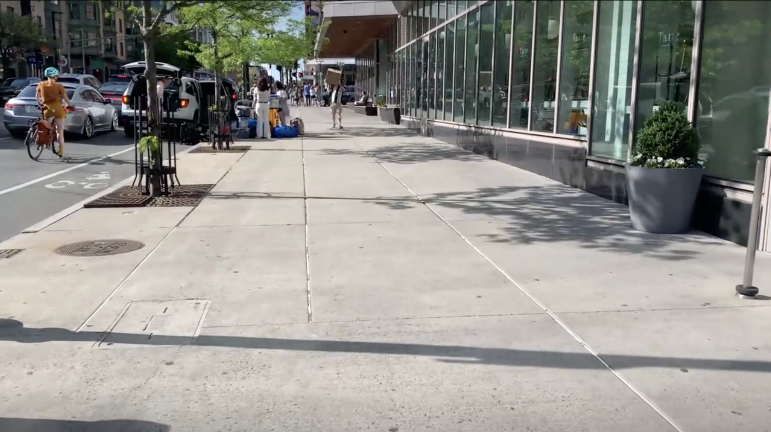
#> input picture massave.png, 1542 x 864 px, given in place of IMG_5543.jpeg, which was not available (shown at 1/2 size)
$ jupyter execute --allow-errors components.ipynb   (shell and % lines are left out)   (older library calls are emulated)   (text cells are left out)
#> lines starting #> are read from the running program, lines starting #| are printed output that depends on the picture; after the words box and inside, x2 and y2 are one past the last pixel; in counts of white or black regions, pixels touching at a corner belong together; pictures that were not available may be replaced by others from this repository, and a replacement may not be noted
[cell 1]
# only need to run this once
# conda activate /media/data_16T/chloe/sidewalkai/.conda

[cell 2]
from transformers import Mask2FormerImageProcessor, Mask2FormerForUniversalSegmentation, AutoImageProcessor

CONFIG = "facebook/mask2former-swin-large-cityscapes-semantic"
#> (the rest of this cell did not finish here and is left out)

[cell 3]
import torch
from PIL import Image
import numpy as np
import matplotlib.pyplot as plt
image = Image.open("/media/data_16T/chloe/try/IMG_5543.jpeg").convert("RGB")

#> (the rest of this cell did not finish here and is left out)

#> (a cell that did not finish here is left out)

#> (a cell that did not finish here is left out)

[cell 6]
import numpy as np
import matplotlib.pyplot as plt
import cv2

sidewalktocolor = {0: (0, 0, 0), 1: (244, 35, 232)}

# Create a new array where only pixels with number 1 have the color, and others are black
#> (the rest of this cell did not finish here and is left out)

[cell 7]
import cv2 as cv2
import numpy as np
import matplotlib.pyplot as plt

[cell 8]
image = cv2.imread('/media/data_16T/chloe/sidewalkai/visualized_mapp.png', 0)
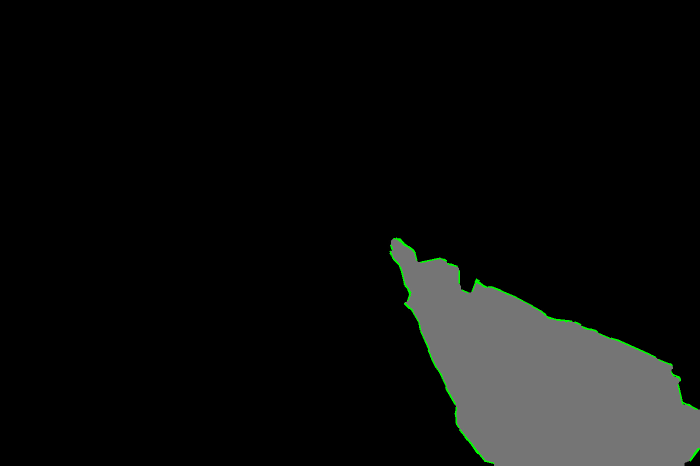
#> input picture detecteLines.png, 1400 x 931 px, given in place of visualized_mapp.png, which was not available (shown at 1/2 size)
#> image: shape (931, 1400); min 0, max 149, mean 13.8
image.shape
#> Out = (931, 1400)

[cell 9]
image = cv2.imread('/media/data_16T/chloe/sidewalkai/visualized_mapp.png', 0)
image_rgb = cv2.cvtColor(image, cv2.COLOR_GRAY2RGB)

num_labels, labels, stats, centroids = cv2.connectedComponentsWithStats(image, connectivity=4)
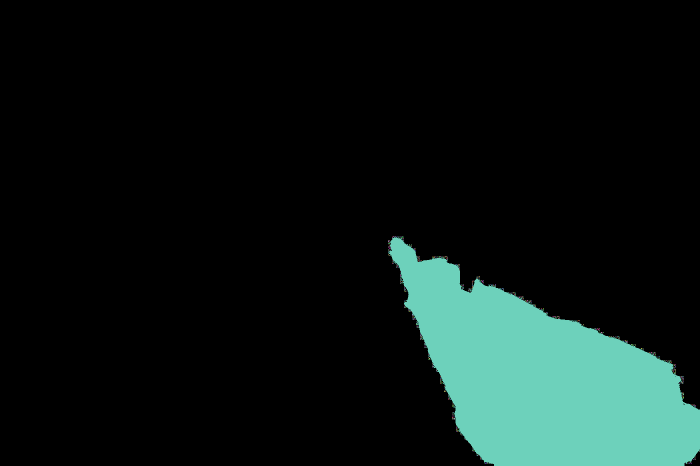
#> labels: shape (931, 1400) int32 (shown at 1/2 size); 714 distinct labels, from 0 to 713; one colour per label, 0 black
#> num_labels = 714; stats = 714 rows, first 6: [0, 0, 1400, 931, 1148929], [784, 472, 1, 1, 1], [786, 472, 1, 2, 2], [788, 472, 1, 1, 1], [790, 472, 1, 1, 1], [794, 472, 1, 1, 1]; centroids = 714 pairs, first value 647.4 to 1399, second value 425.8 to 927

# Create a blank image to draw the labeled components
output = np.zeros_like(image_rgb, dtype=np.uint8)

# Generate a unique color for each component
colors = np.random.randint(0, 255, size=(num_labels, 3), dtype=np.uint8)
#> colors = 714 rows, first 8: [172, 10, 127], [140, 47, 170], [196, 151, 117], [166, 22, 183], [192, 204, 33], [216, 67, 179], [78, 154, 251], [82, 162, 219]

# Assign colors to the labeled components
for label in range(1, num_labels):
    mask = labels == label
    output[mask] = colors[label]
#> this loop made 713 passes
#> pass 1, `mask = labels == label`:
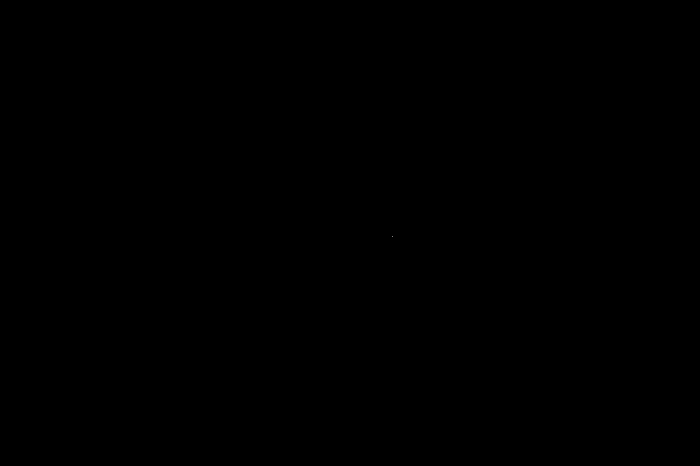
#> mask: shape (931, 1400) bool (shown at 1/2 size); 0% white in thin lines or dots, all inside (x1, y1, x2, y2) = (784, 472, 785, 473)
#> after the loop:
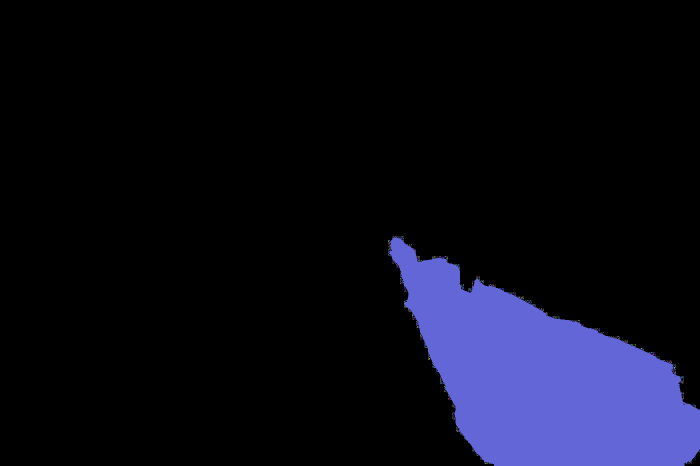
#> output: shape (931, 1400, 3) (shown at 1/2 size); mean of channels 0, 1, 2 25.3, 12.1, 11.6; drawn as B, G, R


output_rgb = cv2.cvtColor(output, cv2.COLOR_BGR2RGB)

# Display the labeled components using matplotlib
plt.imshow(output_rgb)
plt.axis('off')
plt.show()

[cell 10]
max_label, max_size = max([(i, stats[i, cv2.CC_STAT_AREA]) for i in range(1, num_labels)], key=lambda x: x[1])
#> max_label = 15; max_size = 153412
new_visualized_map = np.zeros_like(image, dtype=np.uint8)
new_visualized_map[labels == max_label] = image[labels == max_label]
largest_component = cv2.cvtColor(new_visualized_map, cv2.COLOR_BGR2RGB)
plt.savefig("largest_component.png", bbox_inches='tight', pad_inches=0)

# Display the labeled components using matplotlib
plt.imshow(largest_component)
plt.axis('off')
plt.show()

[cell 11]
largest_component.shape
#> Out = (931, 1400, 3)

[cell 12]
import cv2
import torch
from skimage.feature import canny
from skimage.transform import probabilistic_hough_line

[cell 13]
binary_mask = largest_component[:, :, -1]
np.unique(binary_mask)
#> Out = 22 values from 0 to 149

[cell 14]
threshold1 = 50  # Adjust as needed
threshold2 = 150  # Adjust as needed

binary_mask = binary_mask.astype(np.uint8)

# Extract the channel corresponding to the sidewalk boundary (assuming it's the first channel)
sidewalk_boundary_channel = binary_mask

edges = cv2.Canny(sidewalk_boundary_channel, threshold1, threshold2)
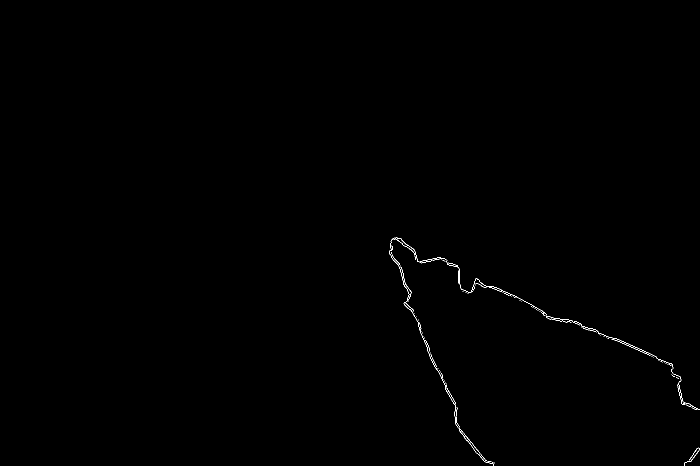
#> edges: shape (931, 1400) (shown at 1/2 size); 0.19% white in thin lines or dots, all inside (x1, y1, x2, y2) = (779, 475, 1400, 931)

contours, _ = cv2.findContours(edges, cv2.RETR_EXTERNAL, cv2.CHAIN_APPROX_SIMPLE)
#> contours = 99 contours, 96 with area under 20; largest, box (x1, y1, x2, y2) and area: (779, 475, 1094, 931) 136, (1093, 632, 1400, 819) 28, (921, 858, 974, 922) 24

rho = 1  # Distance resolution in pixels
theta = np.pi / 180  # Angle resolution in radians
threshold = 100  # Minimum number of votes to consider a line
minLineLength = 100  # Minimum length of a line in pixels
maxLineGap = 10  # Maximum allowed gap between line segments in pixels
# lines = cv2.HoughLinesP(edges, rho, theta, threshold, minLineLength, maxLineGap)

leftmost_point = None
rightmost_point = None


# Iterate through the contours and find the leftmost and rightmost points
for contour in contours:
    # Get the leftmost and rightmost points of the contour
    leftmost = tuple(contour[contour[:, :, 0].argmin()][0])
    rightmost = tuple(contour[contour[:, :, 0].argmax()][0])

    # Update the leftmost and rightmost points
    if leftmost_point is None or leftmost[0] < leftmost_point[0]:
        leftmost_point = leftmost
    if rightmost_point is None or rightmost[0] > rightmost_point[0]:
        rightmost_point = rightmost
#> this loop made 99 passes
#> (rightmost, leftmost_point) on passes 3, 6, 7, 9, 11, 22, 24, 25, 35, 39, 42, 57: ((981, 923), (975, 922)), ((973, 921), (921, 858)), ((918, 852), (913, 834)), ((914, 815), (912, 823)), ((911, 806), (893, 775)), ((885, 752), (881, 745)), ((879, 741), (878, 740)), ((876, 737), (875, 736)), ((873, 733), (864, 715)), ((863, 712), (861, 707)), ((859, 697), (851, 680)), ((837, 640), (836, 639))
#> (leftmost, rightmost_point) on pass 4: ((1368, 927), (1399, 899))

# for line in lines:
#     x1,y1,x2,y2 = line[0]
#     cv2.line(visualization, (x1,y1), (x2,y2), (0,0,255),2)

# Visualize the leftmost and rightmost points on the binary mask
visualization = binary_mask.copy()
cv2.circle(visualization, leftmost_point, 5, (0, 0, 255), -1)
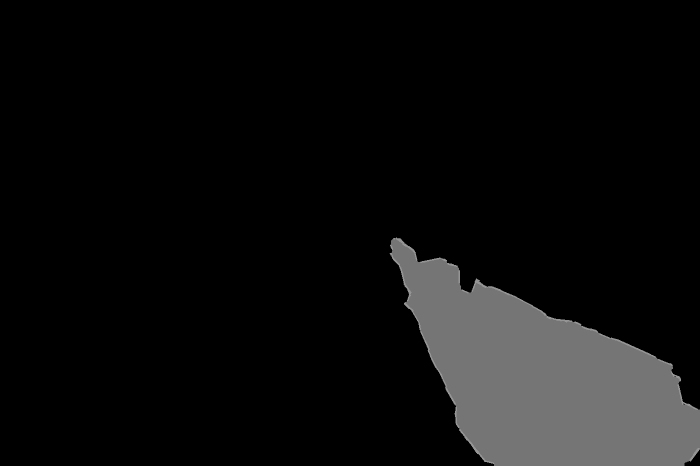
#> visualization: shape (931, 1400) (shown at 1/2 size); min 0, max 149, mean 13.8
cv2.circle(visualization, rightmost_point, 5, (0, 0, 255), -1)
#> visualization: shape (931, 1400); under 0.01% of pixels changed, all inside (x1, y1, x2, y2) = (1394, 894, 1400, 903)

image = cv2.cvtColor(visualization, cv2.COLOR_BGR2RGB)
#> image: shape (931, 1400, 3)
cv2.imwrite("vi.jpg", image)
plt.imshow(visualization)
plt.axis('off')
plt.show()

[cell 15]
import cv2
import numpy as np

# Read image
image = cv2.imread('/media/data_16T/chloe/sidewalkai/vi.jpg')
#> image is the input picture: shape (931, 1400, 3); mean B, G, R 13.4, 14.1, 13.4

# Convert image to grayscale
gray = cv2.cvtColor(image,cv2.COLOR_BGR2GRAY)

# Use canny edge detection
edges = cv2.Canny(gray,10,100,apertureSize=3)

# Apply HoughLinesP method to
# to directly obtain line end points
lines_list =[]
lines = cv2.HoughLinesP(
			edges, # Input edge image
			1, # Distance resolution in pixels
			np.pi/180, # Angle resolution in radians
			threshold=10, # Min number of votes for valid line
			minLineLength=2, # Min allowed length of line
			maxLineGap=10 # Max allowed gap between line for joining them
			)
#> lines = 160 rows, first 6: [1287, 705, 1345, 729], [1316, 719, 1345, 733], [1002, 580, 1036, 595], [1119, 641, 1123, 642], [1212, 672, 1221, 675], [924, 862, 930, 877]

# Iterate over points
for points in lines:
    # Extracted points nested in the list
    x1, y1, x2, y2 = points[0]
    # Draw the lines joining the points
    # On the original image
    length = len(lines)
    index = length / 4
    index = int(index)
    midpoint_line = lines[index]
    if (points == midpoint_line).all():
        cv2.line(image, (x1, y1), (x2, y2), (0, 0, 255), 5)
    else:
        cv2.line(image, (x1, y1), (x2, y2), (0, 255, 0), 2)
    # Maintain a simple lookup list for points
    lines_list.append([(x1, y1), (x2, y2)])
#> this loop made 160 passes
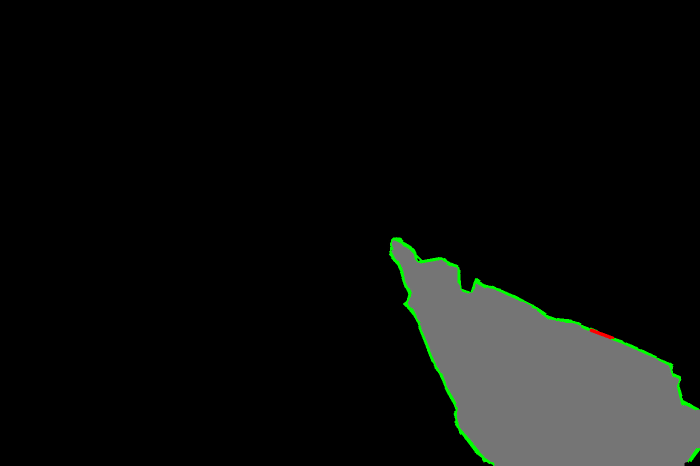
#> image: shape (931, 1400, 3) (shown at 1/2 size); 0.32% of pixels changed, all inside (x1, y1, x2, y2) = (778, 474, 1400, 931)

# Save the result image
cv2.imwrite('lines.png', image)
#> Out = True

[cell 16]
# perpendicular line

import cv2
import numpy as np

# Read image
image = cv2.imread('/media/data_16T/chloe/sidewalkai/vi.jpg')

# Convert image to grayscale
gray = cv2.cvtColor(image, cv2.COLOR_BGR2GRAY)

# Use Canny edge detection
edges = cv2.Canny(gray, 10, 100, apertureSize=3)

# Apply HoughLinesP method to obtain line end points
lines_list = []
lines = cv2.HoughLinesP(
    edges,  # Input edge image
    1,  # Distance resolution in pixels
    np.pi / 180,  # Angle resolution in radians
    threshold=10,  # Min number of votes for valid line
    minLineLength=2,  # Min allowed length of line
    maxLineGap=10  # Max allowed gap between line for joining them
)

# Calculate the midpoint line index
midpoint_index = len(lines) // 4

# Iterate over lines
for i, points in enumerate(lines):
    # Extracted points nested in the list
    x1, y1, x2, y2 = points[0]
    # Draw the lines joining the points on the original image
    if i == midpoint_index:
        cv2.line(image, (x1, y1), (x2, y2), (0, 0, 255), 5)  # Draw the midpoint line in red
        midpoint_line = points[0]  # Store the midpoint line
    else:
        cv2.line(image, (x1, y1), (x2, y2), (0, 255, 0), 2)  # Draw other lines in green
    # Maintain a simple lookup list for points
    lines_list.append([(x1, y1), (x2, y2)])
#> this loop made 160 passes

# Calculate the negative reciprocal slope for the perpendicular line
midpoint_slope = (midpoint_line[3] - midpoint_line[1]) / (midpoint_line[2] - midpoint_line[0])
perpendicular_slope = -1 / midpoint_slope

midpoint_intercept = midpoint_line[1] - midpoint_slope * midpoint_line[0]
perpendicular_intercept = midpoint_line[3] - perpendicular_slope * midpoint_line[2]

# Calculate the start and end points for the perpendicular line
perpendicular_start_x = 0
perpendicular_start_y = int(midpoint_line[3] - perpendicular_slope * midpoint_line[2])
perpendicular_end_x = image.shape[1]
perpendicular_end_y = int(midpoint_line[3] + perpendicular_slope * (perpendicular_end_x - midpoint_line[2]))

intersection_x = (perpendicular_intercept - midpoint_intercept) / (midpoint_slope - perpendicular_slope)
intersection_y = midpoint_slope * intersection_x + midpoint_intercept

intersection_point = (int(intersection_x), int(intersection_y))
cv2.circle(image, intersection_point, 5, (0, 255, 255), 4)
#> image: shape (931, 1400, 3); 0.01% of pixels changed, all inside (x1, y1, x2, y2) = (1218, 669, 1233, 684)

# Draw the perpendicular line on the image
cv2.line(image, (perpendicular_start_x, perpendicular_start_y), (perpendicular_end_x, perpendicular_end_y),
         (255, 0, 0), 3)  # Draw the perpendicular line in blue

# Save the result image
cv2.imwrite('lines.png', image)
#> Out = True

[cell 17]
# perpendicular line

import cv2
import numpy as np

# Read image
image = cv2.imread('/media/data_16T/chloe/sidewalkai/vi.jpg')

# Convert image to grayscale
gray = cv2.cvtColor(image, cv2.COLOR_BGR2GRAY)

# Use Canny edge detection
edges = cv2.Canny(gray, 10, 100, apertureSize=3)

# Apply HoughLinesP method to obtain line end points
lines_list = []
lines = cv2.HoughLinesP(
    edges,  # Input edge image
    1,  # Distance resolution in pixels
    np.pi / 180,  # Angle resolution in radians
    threshold=10,  # Min number of votes for valid line
    minLineLength=2,  # Min allowed length of line
    maxLineGap=10  # Max allowed gap between line for joining them
)

# Calculate the midpoint line index
midpoint_index = len(lines) // 4

# Iterate over lines
for i, points in enumerate(lines):
    # Extracted points nested in the list
    x1, y1, x2, y2 = points[0]
    # Draw the lines joining the points on the original image
    if i == midpoint_index:
        cv2.line(image, (x1, y1), (x2, y2), (0, 0, 255), 5)  # Draw the midpoint line in red
        midpoint_line = points[0]  # Store the midpoint line
    else:
        cv2.line(image, (x1, y1), (x2, y2), (0, 255, 0), 2)  # Draw other lines in green
    # Maintain a simple lookup list for points
    lines_list.append([(x1, y1), (x2, y2)])

# Calculate the negative reciprocal slope for the perpendicular line
midpoint_slope = (midpoint_line[3] - midpoint_line[1]) / (midpoint_line[2] - midpoint_line[0])
perpendicular_slope = -1 / midpoint_slope

midpoint_intercept = midpoint_line[1] - midpoint_slope * midpoint_line[0]
perpendicular_intercept = midpoint_line[3] - perpendicular_slope * midpoint_line[2]

# Calculate the start and end points for the perpendicular line
perpendicular_start_x = 0
perpendicular_start_y = int(midpoint_line[3] - perpendicular_slope * midpoint_line[2])
perpendicular_end_x = image.shape[1]
perpendicular_end_y = int(midpoint_line[3] + perpendicular_slope * (perpendicular_end_x - midpoint_line[2]))

cv2.line(image, (perpendicular_start_x, perpendicular_start_y), (perpendicular_end_x, perpendicular_end_y),
         (255, 0, 0), 3)
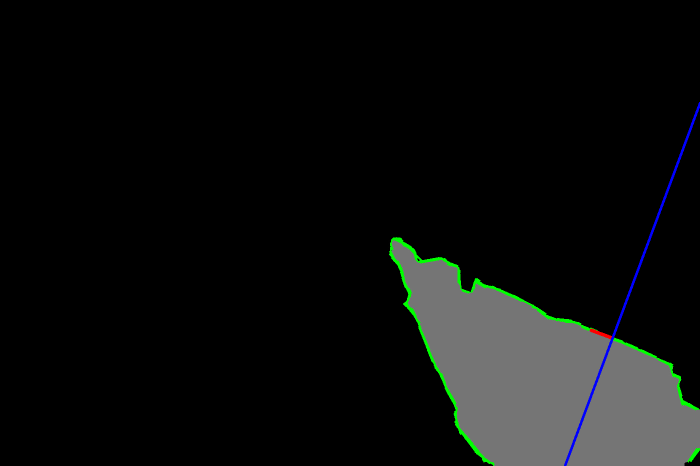
#> image: shape (931, 1400, 3) (shown at 1/2 size); mean B, G, R 13.8, 14.6, 13.1

for line in lines_list:
    x1, y1 = line[0]
    x2, y2 = line[1]
    # Calculate the intersection point between the perpendicular line and the current line
    intersection_x = (perpendicular_intercept - midpoint_intercept) / (midpoint_slope - perpendicular_slope)
    intersection_y = midpoint_slope * intersection_x + midpoint_intercept

    intersection_point = (int(intersection_x), int(intersection_y))
    cv2.circle(image, intersection_point, 5, (0, 255, 255), 4)
#> this loop made 160 passes

cv2.imwrite('lines.png', image)
#> Out = True

[cell 18]
length = len(lines)
index = length/4
index = int(index)
lines[index]
#> Out = [[1182, 660, 1225, 676]]

[cell 19]
for points in lines:
    print(points)
    break
#> this loop made 1 pass
#| [[1287  705 1345  729]]

[cell 20]
image.shape
#> Out = (931, 1400, 3)

[cell 21]
binary_mask = binary_mask.astype(np.uint8) * 255
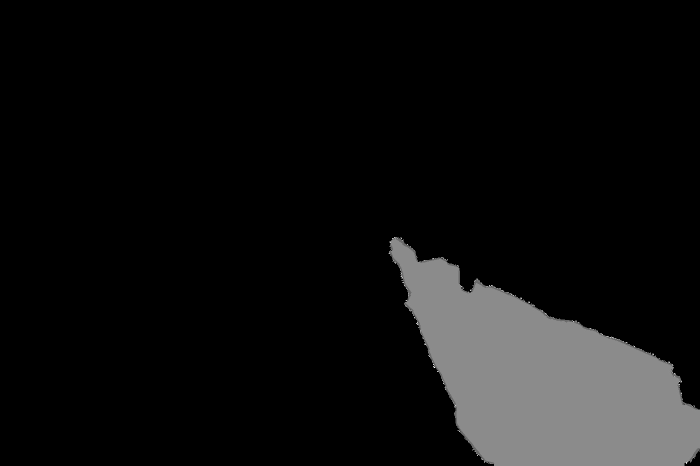
#> binary_mask: shape (931, 1400) (shown at 1/2 size); min 0, max 255, mean 16.3
np.unique(binary_mask)
#> Out = 22 values from 0 to 255

[cell 22]
binary_mask = largest_component[:, :, -1]
binary_mask.shape
#> Out = (931, 1400)

[cell 23]
third_channel = largest_component[:, :, :2]
third_channel.shape
#> Out = (931, 1400, 2)

[cell 24]
contours
#> Out has the same summary as contours

[cell 25]
gray

[cell 26]
np.unique(binary_mask)
#> Out = 22 values from 0 to 149

[cell 27]
np.unique(edges)
#> Out = [0, 255]

[cell 28]
binary_mask.shape
#> Out = (931, 1400)

[cell 29]
image.shape

[cell 30]
import cv2
import numpy as np

# Create a copy of the largest_component image
visualization_image = largest_component.copy()

# Draw red dots on the leftmost and rightmost pixels
#> (the rest of this cell did not finish here and is left out)

[cell 31]
# x/y coordinates of the top left corner
# x-coordinate of the bounding box
# y-coordinate position of the bounding box

#> (a cell that did not finish here is left out)

[cell 33]
image.shape

[cell 34]
from PIL import Image
#> (the rest of this cell did not finish here and is left out)

[cell 35]
image.shape

[cell 36]
num_labels
#> Out = 714

#> (a cell that did not finish here is left out)

[cell 38]
labels

[cell 39]
cv2.CC_STAT_AREA
#> Out = 4
